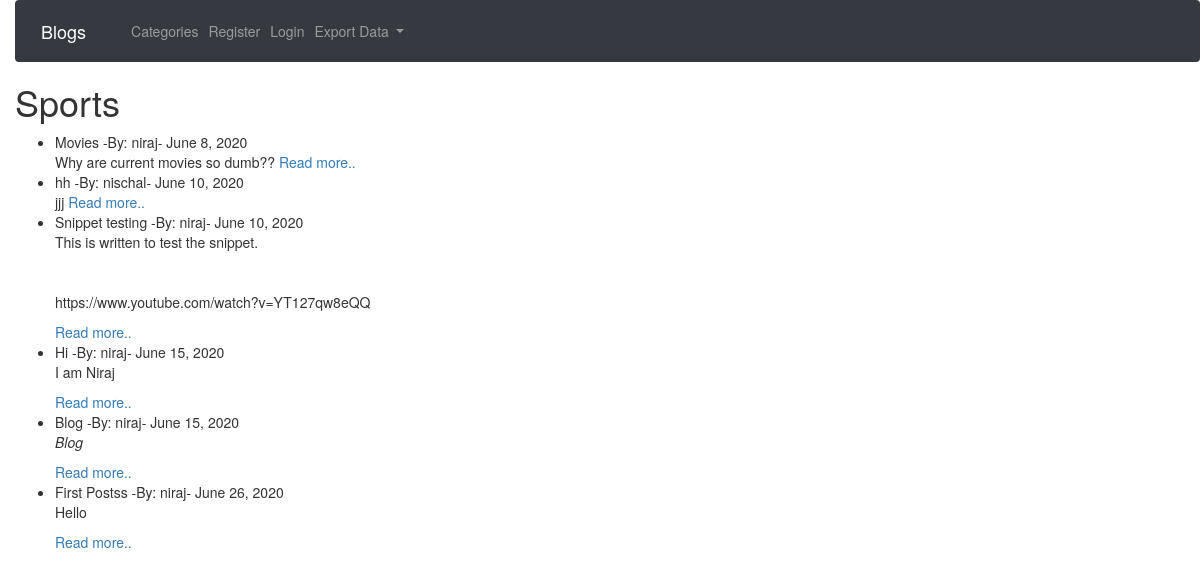
The app's page /category/Sports/ with its own data.
### Theblogs/models.py (models this page shows, shortened)
class Post(models.Model):
	title = models.CharField(max_length=255)
	author = models.ForeignKey(User, on_delete=models.CASCADE)
	header_image=models.ImageField(null=True, blank=True, upload_to='images/')
	category=models.CharField(max_length=255, default='Sports')
	snippet = models.TextField()
	body = RichTextField(blank=True,null=True)
	published_date=models.DateField(auto_now_add=True)
	likes=models.ManyToManyField(User, related_name='blog_posts')
	blog_views=models.IntegerField(default=0)

### Theblogs/views.py (the view)
# urls.py: path('category/<str:cate>/', CategoryView, name='category'),
def CategoryView(request, cate):
	category_post=Post.objects.filter(category=cate.replace('-',' '))
	context={
	'cate':cate.title().replace('-',' '),
	'category_post':category_post
	}
	return render(request, 'Theblog/categories.html',context)

### Theblogs/templates/Theblog/categories.html
{% extends 'Theblog/base.html' %}
{% block content %}
{% if category_post %}
<h1>{{cate}}</h1>
<ul>
{% for post in category_post %}
	<li>{{post.title}} -By: {{post.author}}- {{post.published_date}}<br>
	{{post.body|slice:":200"|safe}}
	<a href="{% url 'article_detail' post.id %}">Read more.. </a>
	</li>
{% endfor %}
</ul>
{% else %}
<strong>This category is empty. </strong>
{% endif %}
{% endblock content %}

### records on screen
Post: title "Movies", author "niraj", published_date "June 8, 2020", body "Why are current movies so dumb??"
Post: title "hh", author "nischal", published_date "June 10, 2020", body "jjj"
Post: title "Snippet testing", author "niraj", published_date "June 10, 2020", body "This is written to test the snippet. https://www.youtube.com/watch?v=YT127qw8eQQ"
Post: title "Hi", author "niraj", published_date "June 15, 2020", body "I am Niraj"
Post: title "Blog", author "niraj", published_date "June 15, 2020", body "Blog"
Post: title "First Postss", author "niraj", published_date "June 26, 2020", body "Hello"

### other values on screen
{{ cate }} "Sports"
